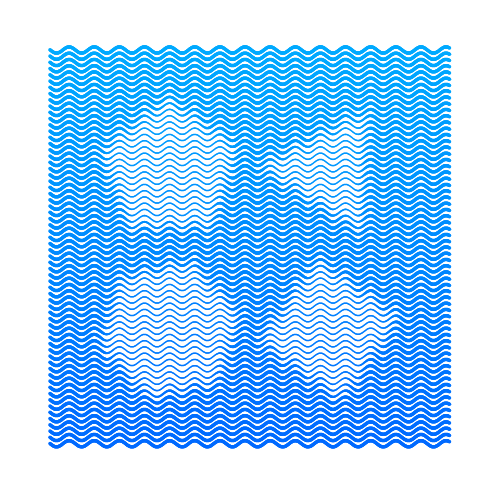
Frame 1 (no input)
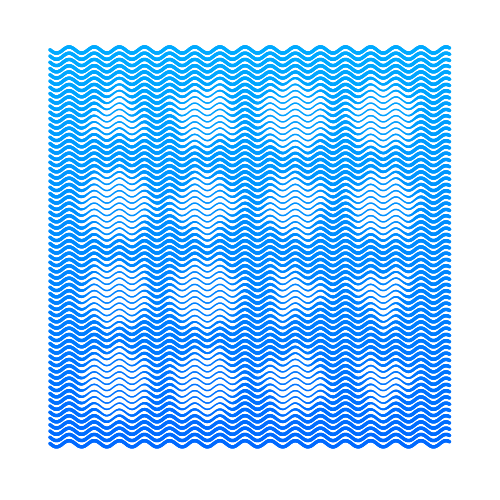
Frame 2 (the mouse pressed at the canvas centre, redrawn once)

The p5.js sketch that drew these frames (run headless with seeded random() and noise() and a simulated clock; the mouse was pressed at the canvas centre and the sketch redrawn once):

// p5.js sketch
// ── sketch.js
/*
Genuary 2022
JAN.20 "Make a sea of shapes."

By Roni Kaufman
https://ronikaufman.github.io
*/

function setup() {
  createCanvas(500, 500);
  noLoop();
}

function draw() {
  let margin = 50;

  let shapes = createGraphics(width - 2*margin, height - 2*margin);
  let a = 255, b = 0;
  if (random() < 1/2) [a, b] = [b, a];
  shapes.background(a);
  shapes.fill(b);
  shapes.noStroke();
  let n = random([2, 3, 4]) + 0.5;
  let s = shapes.width/n;
  let r = s*0.45;
  for (let x = s*3/4; x < shapes.width; x += s) {
    for (let y = s*3/4; y < shapes.height; y += s) {
      let nSides = random([3, 4, 5, 6]);
      let theta0 = random(TAU);
      shapes.beginShape();
      for (let theta = 0; theta < TAU; theta += TAU/nSides) {
        shapes.vertex(x + r*cos(theta + theta0), y + r*sin(theta + theta0));
      }
      shapes.endShape(CLOSE);
    }
  }
  shapes.filter(BLUR, 5);

  background(255);
  noStroke();
  fill(0, 0, 255);
  let interLines = (height - 2*margin)/64;
  for (let y = margin; y < height - margin; y += interLines) {
    for (let x = margin; x < width - margin; x += 0.5) {
      let mag = shapes.get(x-margin, y-margin)[0]/255;
      let offset = sin(x/4)*interLines/2;
      colorMode(HSB)
      fill(map(y, margin, height-margin, 200, 215), 100, 100);
      circle(x, y+offset, 1.5+2*mag);
    }
  }
}
